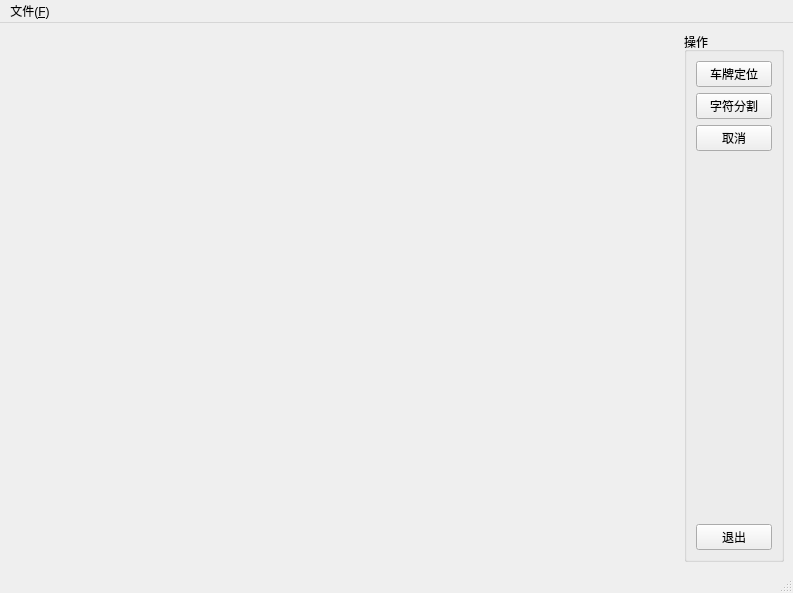
<?xml version="1.0" encoding="UTF-8"?>
<ui version="4.0">
 <class>MainWindow</class>
 <widget class="QMainWindow" name="MainWindow">
  <property name="geometry">
   <rect>
    <x>0</x>
    <y>0</y>
    <width>793</width>
    <height>593</height>
   </rect>
  </property>
  <property name="windowTitle">
   <string>MainWindow</string>
  </property>
  <widget class="QWidget" name="centralwidget">
   <layout class="QGridLayout" name="gridLayout_2">
    <item row="0" column="0">
     <widget class="QLabel" name="labelImage">
      <property name="minimumSize">
       <size>
        <width>510</width>
        <height>0</height>
       </size>
      </property>
      <property name="text">
       <string/>
      </property>
     </widget>
    </item>
    <item row="0" column="1">
     <widget class="QGroupBox" name="groupBox">
      <property name="maximumSize">
       <size>
        <width>100</width>
        <height>16777215</height>
       </size>
      </property>
      <property name="title">
       <string>操作</string>
      </property>
      <layout class="QGridLayout" name="gridLayout">
       <item row="0" column="0">
        <widget class="QPushButton" name="btnOk">
         <property name="text">
          <string>车牌定位</string>
         </property>
        </widget>
       </item>
       <item row="1" column="0">
        <widget class="QPushButton" name="btnCharSplit">
         <property name="text">
          <string>字符分割</string>
         </property>
        </widget>
       </item>
       <item row="2" column="0">
        <widget class="QPushButton" name="btnCancle">
         <property name="text">
          <string>取消</string>
         </property>
        </widget>
       </item>
       <item row="3" column="0">
        <spacer name="verticalSpacer">
         <property name="orientation">
          <enum>Qt::Vertical</enum>
         </property>
         <property name="sizeHint" stdset="0">
          <size>
           <width>20</width>
           <height>406</height>
          </size>
         </property>
        </spacer>
       </item>
       <item row="4" column="0">
        <widget class="QPushButton" name="btnExit">
         <property name="text">
          <string>退出</string>
         </property>
        </widget>
       </item>
      </layout>
     </widget>
    </item>
   </layout>
  </widget>
  <widget class="QMenuBar" name="menubar">
   <property name="geometry">
    <rect>
     <x>0</x>
     <y>0</y>
     <width>793</width>
     <height>23</height>
    </rect>
   </property>
   <widget class="QMenu" name="menu_F">
    <property name="title">
     <string>文件(&amp;F)</string>
    </property>
    <addaction name="action_Open"/>
    <addaction name="separator"/>
    <addaction name="action_Exit"/>
   </widget>
   <addaction name="menu_F"/>
  </widget>
  <widget class="QStatusBar" name="statusbar"/>
  <action name="action_Open">
   <property name="text">
    <string>打开(&amp;O)</string>
   </property>
  </action>
  <action name="action_Exit">
   <property name="text">
    <string>退出(&amp;E)</string>
   </property>
  </action>
 </widget>
 <resources/>
 <connections/>
</ui>
